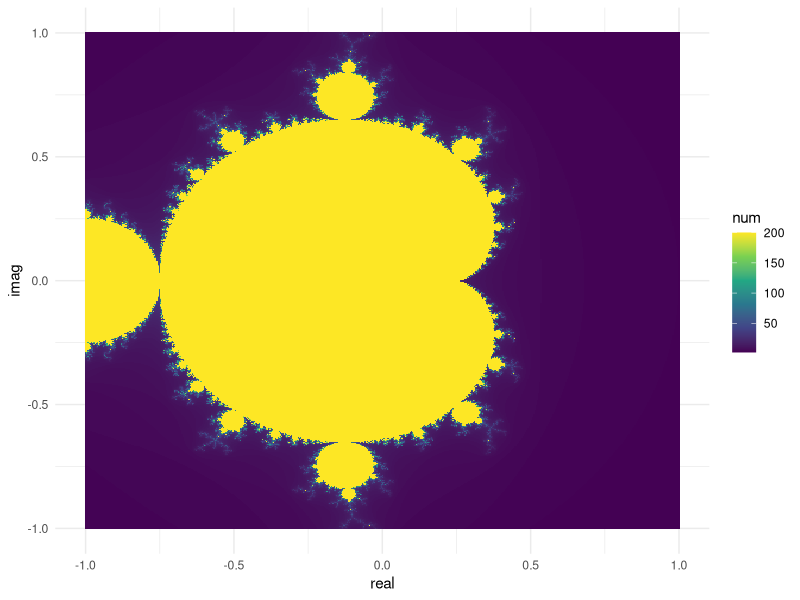

Recreate this plot in R.
## ---- chunk 1
num_to_explode = function(z = complex(real = 0, imaginary = 0), 
                          c = complex(real = 0, imaginary = 0), 
                          max = 200){
  num = 0
  while(num < max){
    if(Mod(z) > 2){
      return(num)
    }
    z = z^2 + c
    num = num + 1
  }
  return(num)
}

num_to_explode = Vectorize(num_to_explode)
## ---- chunk 2
library(dplyr)
library(magrittr)
library(ggplot2)

real <- seq(-1, 1, length.out = 500)
imag <- seq(-1, 1, length.out = 500)
points_to_test = expand.grid(real = real, imag = imag)
points_to_test %<>%
  mutate(z = complex(real = 0, imaginary = 0),
         c = complex(real = real, imaginary = imag),
         num = num_to_explode(z, c))
## ---- chunk 3
ggplot(points_to_test,
       aes(x = real,
           y = imag,
           fill = num)) + 
  geom_tile() + 
  scale_fill_viridis_c() +
  theme_minimal()
